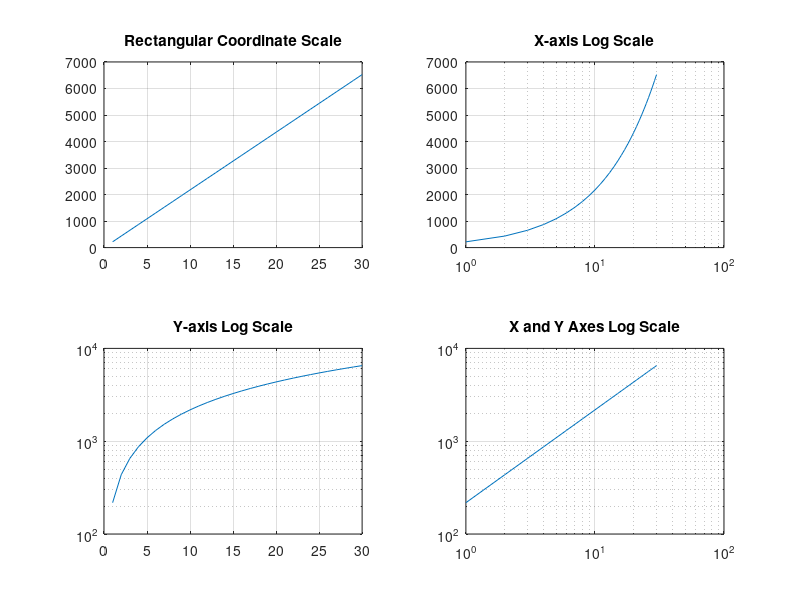

Source code (MATLAB):
%{
***************************************************************************
File name: savingsGrowthCalculator.m
Programmmer name: Tanmay Gupta
Date created: 05/31/2020
Date of last revision: 05/31/2020
Details of the revision: None
Short description: Calculate the growth of a user's savings over a time.
***************************************************************************
%}

%Clear the workspace and command windows
clear, clc

%Program description:
disp('This program will calculate the growth of your savings in the next 30 years.')
disp(' ') % I included a space to make the program appear cleaner at the end

%Variable initialization:
P0=1000;
% Current balance
e=2.71828;
% Euler's constant
r=0.08;
% Growth constant, expressed as a decimal fraction
t=1:30;
% Time invested, ranging from 1 to 30 years


%Calculation:
P=P0*e*(r*t);
% P is the current balance
% The equation represents growth of savings

%Setting up the table graph:
Table=[t';,P';]
subplot(2,2,1)
plot(t,P)
grid on
title('Rectangular Coordinate Scale')
subplot(2,2,2)
semilogx(t,P)
grid on
title('X-axis Log Scale')
subplot(2,2,3)
semilogy(t,P)
grid on
title('Y-axis Log Scale')
subplot(2,2,4)
loglog(t,P)
title('X and Y Axes Log Scale')
grid on
% This will be able to plot the growth of your savings



%Sample run appended from Matlab's command window:
%{
This program will calculate the growth of your savings in the next 30 years.
 

Table =

   1.0e+03 *

    0.0010
    0.0020
    0.0030
    0.0040
    0.0050
    0.0060
    0.0070
    0.0080
    0.0090
    0.0100
    0.0110
    0.0120
    0.0130
    0.0140
    0.0150
    0.0160
    0.0170
    0.0180
    0.0190
    0.0200
    0.0210
    0.0220
    0.0230
    0.0240
    0.0250
    0.0260
    0.0270
    0.0280
    0.0290
    0.0300
    0.2175
    0.4349
    0.6524
    0.8698
    1.0873
    1.3048
    1.5222
    1.7397
    1.9572
    2.1746
    2.3921
    2.6095
    2.8270
    3.0445
    3.2619
    3.4794
    3.6969
    3.9143
    4.1318
    4.3492
    4.5667
    4.7842
    5.0016
    5.2191
    5.4366
    5.6540
    5.8715
    6.0889
    6.3064
    6.5239
%}
